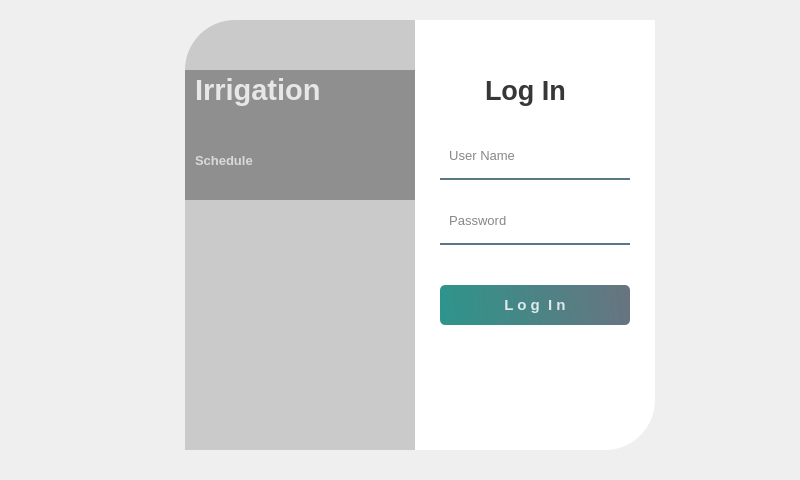
<?xml version="1.0" encoding="UTF-8"?>
<ui version="4.0">
 <class>Login</class>
 <widget class="QWidget" name="Login">
  <property name="geometry">
   <rect>
    <x>0</x>
    <y>0</y>
    <width>800</width>
    <height>480</height>
   </rect>
  </property>
  <property name="sizePolicy">
   <sizepolicy hsizetype="Maximum" vsizetype="Maximum">
    <horstretch>0</horstretch>
    <verstretch>0</verstretch>
   </sizepolicy>
  </property>
  <property name="minimumSize">
   <size>
    <width>800</width>
    <height>480</height>
   </size>
  </property>
  <property name="maximumSize">
   <size>
    <width>1024</width>
    <height>800</height>
   </size>
  </property>
  <property name="windowTitle">
   <string>Login</string>
  </property>
  <widget class="QWidget" name="widget" native="true">
   <property name="geometry">
    <rect>
     <x>140</x>
     <y>10</y>
     <width>550</width>
     <height>451</height>
    </rect>
   </property>
   <property name="styleSheet">
    <string notr="true">QPushButton#btnLogin{
	background-color: qlineargradient(spread:pad, x1:0, y1:0.505682, x2:1, y2:0.477, stop:0 rgba(11, 131, 120, 219), stop:1 rgba(85, 98, 112, 226));
	color:rgba(255, 255, 255, 210);
	border-radius:5px;
}

QPushButton#btnLogin:hover{
	background-color: qlineargradient(spread:pad, x1:0, y1:0.505682, x2:1, y2:0.477, stop:0 rgba(150, 123, 111, 219), stop:1 rgba(85, 81, 84, 226));
}

QPushButton#btnLogin:pressed{
	padding-left:5px;
	padding-top:5px;
	background-color:rgba(150, 123, 111, 255);
}

QPushButton#pushButton_2, #pushButton_3, #pushButton_4, #pushButton_5{
	background-color: rgba(0, 0, 0, 0);
	color:rgba(85, 98, 112, 255);
}

QPushButton#pushButton_2:hover, #pushButton_3:hover, #pushButton_4:hover, #pushButton_5:hover{
	color: rgba(131, 96, 53, 255);
}

QPushButton#pushButton_2:pressed, #pushButton_3:pressed, #pushButton_4:pressed, #pushButton_5:pressed{
	padding-left:5px;
	padding-top:5px;
	color:rgba(91, 88, 53, 255);
}

</string>
   </property>
   <widget class="QLabel" name="label">
    <property name="geometry">
     <rect>
      <x>45</x>
      <y>10</y>
      <width>280</width>
      <height>430</height>
     </rect>
    </property>
    <property name="styleSheet">
     <string notr="true">border-image: url(:/images/background.jpg);
border-top-left-radius: 50px;</string>
    </property>
    <property name="text">
     <string/>
    </property>
   </widget>
   <widget class="QLabel" name="label_2">
    <property name="geometry">
     <rect>
      <x>45</x>
      <y>10</y>
      <width>280</width>
      <height>430</height>
     </rect>
    </property>
    <property name="sizePolicy">
     <sizepolicy hsizetype="Maximum" vsizetype="Maximum">
      <horstretch>0</horstretch>
      <verstretch>0</verstretch>
     </sizepolicy>
    </property>
    <property name="styleSheet">
     <string notr="true">background-color:rgba(0, 0, 0, 40);
background-image: url(:/images/resources/images/background.jpg);
border-top-left-radius: 50px;</string>
    </property>
    <property name="text">
     <string/>
    </property>
   </widget>
   <widget class="QLabel" name="label_3">
    <property name="geometry">
     <rect>
      <x>275</x>
      <y>10</y>
      <width>240</width>
      <height>430</height>
     </rect>
    </property>
    <property name="styleSheet">
     <string notr="true">background-color:rgba(255, 255, 255, 255);
border-bottom-right-radius: 50px;</string>
    </property>
    <property name="text">
     <string/>
    </property>
   </widget>
   <widget class="QLabel" name="label_4">
    <property name="geometry">
     <rect>
      <x>345</x>
      <y>60</y>
      <width>100</width>
      <height>40</height>
     </rect>
    </property>
    <property name="font">
     <font>
      <pointsize>20</pointsize>
      <weight>75</weight>
      <bold>true</bold>
     </font>
    </property>
    <property name="styleSheet">
     <string notr="true">color:rgba(0, 0, 0, 200);</string>
    </property>
    <property name="text">
     <string>Log In</string>
    </property>
   </widget>
   <widget class="QLineEdit" name="txtUserName">
    <property name="geometry">
     <rect>
      <x>300</x>
      <y>130</y>
      <width>190</width>
      <height>40</height>
     </rect>
    </property>
    <property name="font">
     <font>
      <pointsize>10</pointsize>
     </font>
    </property>
    <property name="styleSheet">
     <string notr="true">background-color:rgba(0, 0, 0, 0);
border:none;
border-bottom:2px solid rgba(46, 82, 101, 200);
color:rgba(0, 0, 0, 240);
padding-bottom:7px;</string>
    </property>
    <property name="placeholderText">
     <string>  User Name</string>
    </property>
   </widget>
   <widget class="QLineEdit" name="txtPassword">
    <property name="geometry">
     <rect>
      <x>300</x>
      <y>195</y>
      <width>190</width>
      <height>40</height>
     </rect>
    </property>
    <property name="font">
     <font>
      <pointsize>10</pointsize>
     </font>
    </property>
    <property name="styleSheet">
     <string notr="true">background-color:rgba(0, 0, 0, 0);
border:none;
border-bottom:2px solid rgba(46, 82, 101, 200);
color:rgba(0, 0, 0, 240);
padding-bottom:7px;</string>
    </property>
    <property name="echoMode">
     <enum>QLineEdit::Password</enum>
    </property>
    <property name="placeholderText">
     <string>  Password</string>
    </property>
   </widget>
   <widget class="QPushButton" name="btnLogin">
    <property name="geometry">
     <rect>
      <x>300</x>
      <y>275</y>
      <width>190</width>
      <height>40</height>
     </rect>
    </property>
    <property name="font">
     <font>
      <pointsize>11</pointsize>
      <weight>75</weight>
      <bold>true</bold>
     </font>
    </property>
    <property name="cursor">
     <cursorShape>PointingHandCursor</cursorShape>
    </property>
    <property name="text">
     <string>L o g  I n</string>
    </property>
   </widget>
   <widget class="QLabel" name="label_6">
    <property name="geometry">
     <rect>
      <x>45</x>
      <y>60</y>
      <width>230</width>
      <height>130</height>
     </rect>
    </property>
    <property name="styleSheet">
     <string notr="true">background-color:rgba(0, 0, 0, 75);</string>
    </property>
    <property name="text">
     <string/>
    </property>
   </widget>
   <widget class="QLabel" name="label_7">
    <property name="geometry">
     <rect>
      <x>55</x>
      <y>60</y>
      <width>180</width>
      <height>40</height>
     </rect>
    </property>
    <property name="font">
     <font>
      <pointsize>22</pointsize>
      <weight>75</weight>
      <bold>true</bold>
     </font>
    </property>
    <property name="styleSheet">
     <string notr="true">color:rgba(255, 255, 255, 200);</string>
    </property>
    <property name="text">
     <string>Irrigation</string>
    </property>
   </widget>
   <widget class="QLabel" name="label_8">
    <property name="geometry">
     <rect>
      <x>55</x>
      <y>125</y>
      <width>220</width>
      <height>50</height>
     </rect>
    </property>
    <property name="font">
     <font>
      <pointsize>10</pointsize>
      <weight>75</weight>
      <bold>true</bold>
     </font>
    </property>
    <property name="styleSheet">
     <string notr="true">color:rgba(255, 255, 255, 170);</string>
    </property>
    <property name="text">
     <string>Schedule</string>
    </property>
   </widget>
  </widget>
 </widget>
 <resources>
  <include location="res.qrc"/>
 </resources>
 <connections/>
</ui>
